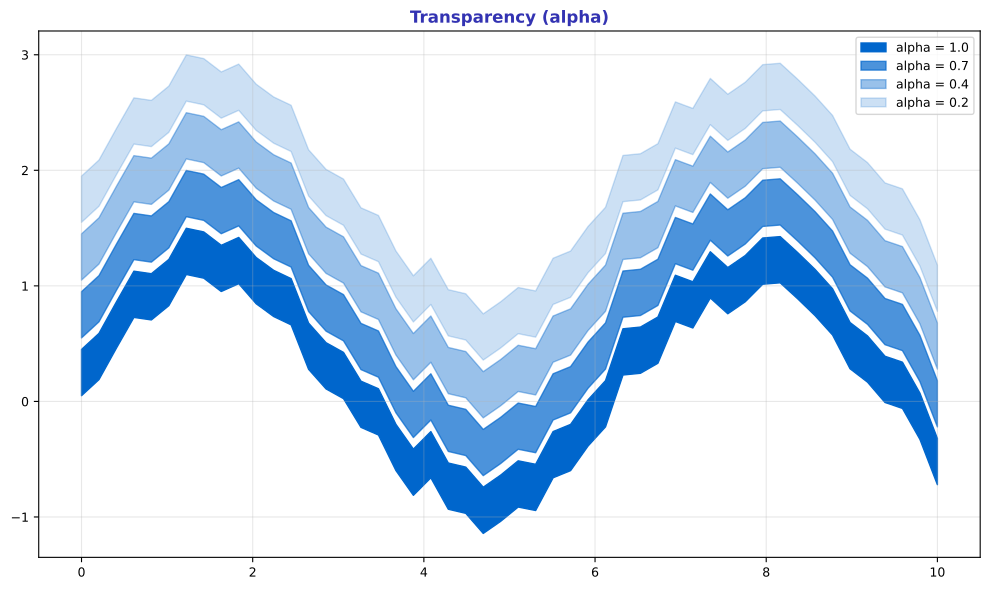

Write Python code to recreate this figure.
"""Transparency (alpha) - Layering with opacity"""
import matplotlib.pyplot as plt
import numpy as np
from pathlib import Path

plt.rcParams.update({
    'font.size': 10, 'axes.labelsize': 10, 'axes.titlesize': 11,
    'xtick.labelsize': 9, 'ytick.labelsize': 9, 'legend.fontsize': 9,
    'figure.figsize': (10, 6), 'figure.dpi': 150
})

MLPURPLE = '#3333B2'
MLBLUE = '#0066CC'

np.random.seed(42)

fig, ax = plt.subplots(figsize=(10, 6))

x = np.linspace(0, 10, 50)
y = np.sin(x) + np.random.normal(0, 0.1, 50)

for alpha, offset in [(1.0, 0), (0.7, 0.5), (0.4, 1.0), (0.2, 1.5)]:
    ax.fill_between(x, y + offset, y + offset + 0.4, alpha=alpha, color=MLBLUE,
                    label=f'alpha = {alpha}')

ax.set_title('Transparency (alpha)', fontsize=12, fontweight='bold', color=MLPURPLE)
ax.legend(fontsize=9)
ax.grid(alpha=0.3)

plt.tight_layout()
plt.savefig(Path(__file__).parent / 'chart.pdf', dpi=300, bbox_inches='tight')
plt.close()
